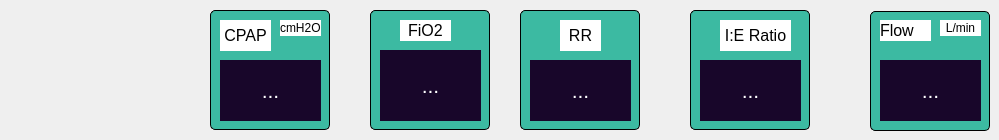
    <widget class="QWidget" name="CPAP">
     <widget class="QLabel" name="label_132">
      <property name="geometry">
       <rect>
        <x>880</x>
        <y>20</y>
        <width>51</width>
        <height>21</height>
       </rect>
      </property>
      <property name="styleSheet">
       <string notr="true">background-color: rgb(255, 255, 255);</string>
      </property>
      <property name="text">
       <string>&lt;html&gt;&lt;head/&gt;&lt;body&gt;&lt;p&gt;&lt;span style=&quot; font-size:12pt;&quot;&gt;Flow&lt;/span&gt;&lt;/p&gt;&lt;/body&gt;&lt;/html&gt;</string>
      </property>
     </widget>
     <widget class="QLabel" name="label_133">
      <property name="geometry">
       <rect>
        <x>380</x>
        <y>50</y>
        <width>101</width>
        <height>71</height>
       </rect>
      </property>
      <property name="styleSheet">
       <string notr="true">background-color: rgb(24, 6, 42);</string>
      </property>
      <property name="text">
       <string>&lt;html&gt;&lt;head/&gt;&lt;body&gt;&lt;p align=&quot;center&quot;&gt;&lt;span style=&quot; font-size:16pt; color:#ffffff;&quot;&gt;...&lt;/span&gt;&lt;/p&gt;&lt;/body&gt;&lt;/html&gt;</string>
      </property>
     </widget>
     <widget class="QLabel" name="label_134">
      <property name="geometry">
       <rect>
        <x>220</x>
        <y>20</y>
        <width>51</width>
        <height>31</height>
       </rect>
      </property>
      <property name="styleSheet">
       <string notr="true">background-color: rgb(255, 255, 255);</string>
      </property>
      <property name="text">
       <string>&lt;html&gt;&lt;head/&gt;&lt;body&gt;&lt;p align=&quot;center&quot;&gt;&lt;span style=&quot; font-size:12pt;&quot;&gt;CPAP&lt;/span&gt;&lt;/p&gt;&lt;/body&gt;&lt;/html&gt;</string>
      </property>
     </widget>
     <widget class="QLabel" name="label_135">
      <property name="geometry">
       <rect>
        <x>400</x>
        <y>20</y>
        <width>51</width>
        <height>21</height>
       </rect>
      </property>
      <property name="styleSheet">
       <string notr="true">background-color: rgb(255, 255, 255);</string>
      </property>
      <property name="text">
       <string>&lt;html&gt;&lt;head/&gt;&lt;body&gt;&lt;p align=&quot;center&quot;&gt;&lt;span style=&quot; font-size:12pt;&quot;&gt;FiO2&lt;/span&gt;&lt;/p&gt;&lt;/body&gt;&lt;/html&gt;</string>
      </property>
     </widget>
     <widget class="QPushButton" name="pushButton_49">
      <property name="geometry">
       <rect>
        <x>870</x>
        <y>11</y>
        <width>120</width>
        <height>120</height>
       </rect>
      </property>
      <property name="styleSheet">
       <string notr="true">QPushButton:pressed {
    background-color: qlineargradient(spread:pad, x1:0, y1:0, x2:0, y2:1,   stop:0 rgba(60, 186, 162, 255), stop:1 rgba(98, 211, 162, 255))
}
QPushButton {
     background-color: #3cbaa2; border: 1px solid black;
     border-radius: 5px;
}

QPushButton:disabled {
    background-color: rgb(170, 170, 127)
}</string>
      </property>
      <property name="text">
       <string/>
      </property>
     </widget>
     <widget class="QPushButton" name="pushButton_50">
      <property name="geometry">
       <rect>
        <x>520</x>
        <y>10</y>
        <width>120</width>
        <height>120</height>
       </rect>
      </property>
      <property name="styleSheet">
       <string notr="true">QPushButton:pressed {
    background-color: qlineargradient(spread:pad, x1:0, y1:0, x2:0, y2:1,   stop:0 rgba(60, 186, 162, 255), stop:1 rgba(98, 211, 162, 255))
}
QPushButton {
     background-color: #3cbaa2; border: 1px solid black;
     border-radius: 5px;
}

QPushButton:disabled {
    background-color: rgb(170, 170, 127)
}</string>
      </property>
      <property name="text">
       <string/>
      </property>
     </widget>
     <widget class="QLabel" name="label_136">
      <property name="geometry">
       <rect>
        <x>700</x>
        <y>60</y>
        <width>101</width>
        <height>61</height>
       </rect>
      </property>
      <property name="styleSheet">
       <string notr="true">background-color: rgb(24, 6, 42);</string>
      </property>
      <property name="text">
       <string>&lt;html&gt;&lt;head/&gt;&lt;body&gt;&lt;p align=&quot;center&quot;&gt;&lt;span style=&quot; font-size:16pt; color:#ffffff;&quot;&gt;...&lt;/span&gt;&lt;/p&gt;&lt;/body&gt;&lt;/html&gt;</string>
      </property>
     </widget>
     <widget class="QLabel" name="label_139">
      <property name="geometry">
       <rect>
        <x>560</x>
        <y>20</y>
        <width>41</width>
        <height>31</height>
       </rect>
      </property>
      <property name="styleSheet">
       <string notr="true">background-color: rgb(255, 255, 255);</string>
      </property>
      <property name="text">
       <string>&lt;html&gt;&lt;head/&gt;&lt;body&gt;&lt;p align=&quot;center&quot;&gt;&lt;span style=&quot; font-size:12pt;&quot;&gt;RR&lt;/span&gt;&lt;/p&gt;&lt;/body&gt;&lt;/html&gt;</string>
      </property>
     </widget>
     <widget class="QLabel" name="label_140">
      <property name="geometry">
       <rect>
        <x>940</x>
        <y>20</y>
        <width>41</width>
        <height>16</height>
       </rect>
      </property>
      <property name="styleSheet">
       <string notr="true">background-color: rgb(255, 255, 255);</string>
      </property>
      <property name="text">
       <string>&lt;html&gt;&lt;head/&gt;&lt;body&gt;&lt;p align=&quot;center&quot;&gt;L/min&lt;/p&gt;&lt;/body&gt;&lt;/html&gt;</string>
      </property>
     </widget>
     <widget class="QLabel" name="label_143">
      <property name="geometry">
       <rect>
        <x>530</x>
        <y>60</y>
        <width>101</width>
        <height>61</height>
       </rect>
      </property>
      <property name="styleSheet">
       <string notr="true">background-color: rgb(24, 6, 42);</string>
      </property>
      <property name="text">
       <string>&lt;html&gt;&lt;head/&gt;&lt;body&gt;&lt;p align=&quot;center&quot;&gt;&lt;span style=&quot; font-size:16pt; color:#ffffff;&quot;&gt;...&lt;/span&gt;&lt;/p&gt;&lt;/body&gt;&lt;/html&gt;</string>
      </property>
     </widget>
     <widget class="QLabel" name="label_144">
      <property name="geometry">
       <rect>
        <x>880</x>
        <y>60</y>
        <width>101</width>
        <height>61</height>
       </rect>
      </property>
      <property name="styleSheet">
       <string notr="true">background-color: rgb(24, 6, 42);</string>
      </property>
      <property name="text">
       <string>&lt;html&gt;&lt;head/&gt;&lt;body&gt;&lt;p align=&quot;center&quot;&gt;&lt;span style=&quot; font-size:16pt; color:#ffffff;&quot;&gt;...&lt;/span&gt;&lt;/p&gt;&lt;/body&gt;&lt;/html&gt;</string>
      </property>
     </widget>
     <widget class="QPushButton" name="pushButton_52">
      <property name="geometry">
       <rect>
        <x>210</x>
        <y>10</y>
        <width>120</width>
        <height>120</height>
       </rect>
      </property>
      <property name="styleSheet">
       <string notr="true">QPushButton:pressed {
    background-color: qlineargradient(spread:pad, x1:0, y1:0, x2:0, y2:1,   stop:0 rgba(60, 186, 162, 255), stop:1 rgba(98, 211, 162, 255))
}
QPushButton {
     background-color: #3cbaa2; border: 1px solid black;
     border-radius: 5px;
}

QPushButton:disabled {
    background-color: rgb(170, 170, 127)
}</string>
      </property>
      <property name="text">
       <string/>
      </property>
     </widget>
     <widget class="QLabel" name="label_145">
      <property name="geometry">
       <rect>
        <x>220</x>
        <y>60</y>
        <width>101</width>
        <height>61</height>
       </rect>
      </property>
      <property name="styleSheet">
       <string notr="true">background-color: rgb(24, 6, 42);</string>
      </property>
      <property name="text">
       <string>&lt;html&gt;&lt;head/&gt;&lt;body&gt;&lt;p align=&quot;center&quot;&gt;&lt;span style=&quot; font-size:16pt; color:#ffffff;&quot;&gt;...&lt;/span&gt;&lt;/p&gt;&lt;/body&gt;&lt;/html&gt;</string>
      </property>
     </widget>
     <widget class="QLabel" name="label_146">
      <property name="geometry">
       <rect>
        <x>720</x>
        <y>20</y>
        <width>71</width>
        <height>31</height>
       </rect>
      </property>
      <property name="styleSheet">
       <string notr="true">background-color: rgb(255, 255, 255);</string>
      </property>
      <property name="text">
       <string>&lt;html&gt;&lt;head/&gt;&lt;body&gt;&lt;p align=&quot;center&quot;&gt;&lt;span style=&quot; font-size:12pt;&quot;&gt;I:E Ratio&lt;/span&gt;&lt;/p&gt;&lt;/body&gt;&lt;/html&gt;</string>
      </property>
     </widget>
     <widget class="QPushButton" name="pushButton_53">
      <property name="geometry">
       <rect>
        <x>370</x>
        <y>10</y>
        <width>120</width>
        <height>120</height>
       </rect>
      </property>
      <property name="styleSheet">
       <string notr="true">QPushButton:pressed {
    background-color: qlineargradient(spread:pad, x1:0, y1:0, x2:0, y2:1,   stop:0 rgba(60, 186, 162, 255), stop:1 rgba(98, 211, 162, 255))
}
QPushButton {
     background-color: #3cbaa2; border: 1px solid black;
     border-radius: 5px;
}

QPushButton:disabled {
    background-color: rgb(170, 170, 127)
}</string>
      </property>
      <property name="text">
       <string/>
      </property>
     </widget>
     <widget class="QPushButton" name="pushButton_54">
      <property name="geometry">
       <rect>
        <x>690</x>
        <y>10</y>
        <width>120</width>
        <height>120</height>
       </rect>
      </property>
      <property name="styleSheet">
       <string notr="true">QPushButton:pressed {
    background-color: qlineargradient(spread:pad, x1:0, y1:0, x2:0, y2:1,   stop:0 rgba(60, 186, 162, 255), stop:1 rgba(98, 211, 162, 255))
}
QPushButton {
     background-color: #3cbaa2; border: 1px solid black;
     border-radius: 5px;
}

QPushButton:disabled {
    background-color: rgb(170, 170, 127)
}</string>
      </property>
      <property name="text">
       <string/>
      </property>
     </widget>
     <widget class="QLabel" name="label_149">
      <property name="geometry">
       <rect>
        <x>280</x>
        <y>20</y>
        <width>41</width>
        <height>16</height>
       </rect>
      </property>
      <property name="styleSheet">
       <string notr="true">background-color: rgb(255, 255, 255);</string>
      </property>
      <property name="text">
       <string>cmH2O</string>
      </property>
     </widget>
     <zorder>pushButton_49</zorder>
     <zorder>pushButton_54</zorder>
     <zorder>pushButton_50</zorder>
     <zorder>pushButton_53</zorder>
     <zorder>pushButton_52</zorder>
     <zorder>label_135</zorder>
     <zorder>label_139</zorder>
     <zorder>label_140</zorder>
     <zorder>label_132</zorder>
     <zorder>label_149</zorder>
     <zorder>label_143</zorder>
     <zorder>label_136</zorder>
     <zorder>label_134</zorder>
     <zorder>label_144</zorder>
     <zorder>label_146</zorder>
     <zorder>label_133</zorder>
     <zorder>label_145</zorder>
    </widget>
